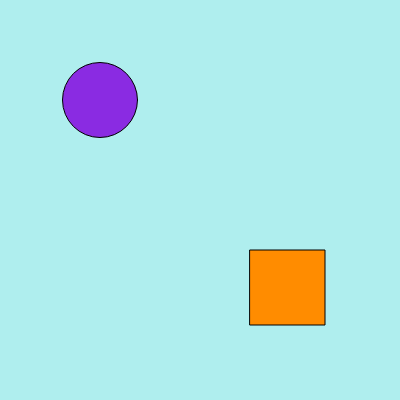
Frame 1 (no input)
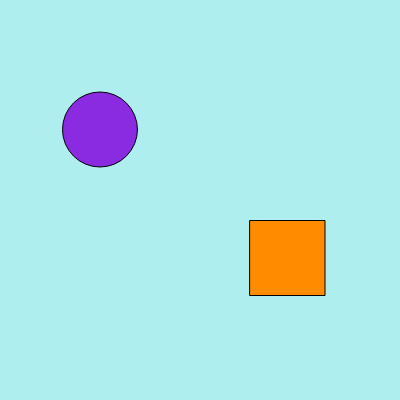
Frame 60 (no input)
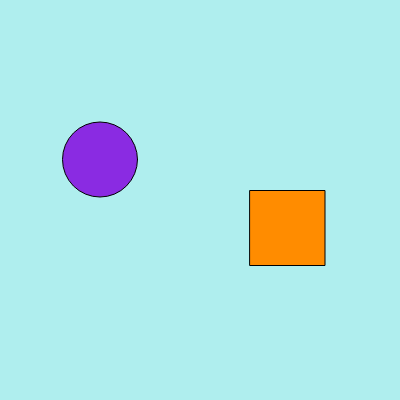
Frame 120 (the mouse pressed at the canvas centre since frame 60)

The p5.js sketch that drew these frames (run headless with seeded random() and noise() and a simulated clock; from frame 60 on, the mouse is pressed at the canvas centre):

// p5.js sketch
// ── sketch.js
/*
Homework May 10th
Modified by Hernan Murcia
*/


//variables for ellipse
var circX = 100; 
var circY = 100; 
var circStroke = 0; 
var circR = 138; 
var circG = 43; 
var circB = 226; 
var circSize = 75;

//variables for quad
var rectX = 250;
var rectY = 250;
var rectStroke = 0;
var rectR = 255;
var rectG = 140;
var rectB = 0;
var rectSize = 75;

//RBG values for background
var canvR = 175; 
var canvG = 238;
var canvB = 238;

function setup() {  
	createCanvas(400, 400); 
}


function draw() {
	background(canvR, canvG, canvB);//Background color 
	
	stroke(circStroke); 
	fill(circR, circG, circB);  
	ellipse(circX, circY, circSize, circSize); 
	 
	circY = circY + 0.5;//ellipse speed in Y 
	
	stroke(rectStroke);
	fill(rectR, rectG, rectB);
	rect(rectX, rectY, rectSize, rectSize);
	
	rectY = rectY - 0.5;//quad speed in X

}
